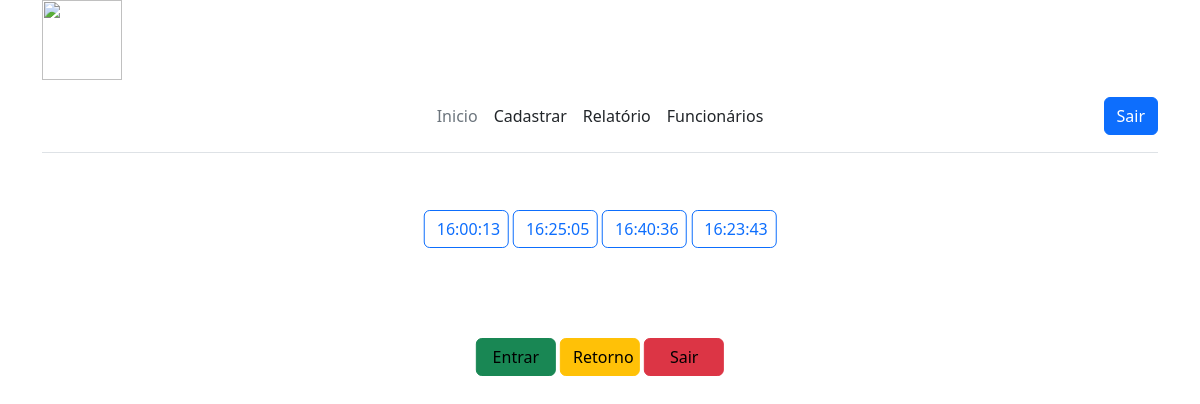
Page /painel.php (signed in) on the committed database.
### tables this page shows
CREATE TABLE `funcionario_ponto` (
  `fup_codigo` int(11) NOT NULL,
  `fup_fk_fun_codigo` int(11) NOT NULL,
  `fup_data_entrada` time DEFAULT NULL,
  `fup_data_saida` time DEFAULT NULL,
  `fup_data` date DEFAULT NULL,
  `fup_hora_pausa` time DEFAULT NULL,
  `fup_hora_retorno` time DEFAULT NULL
);

### painel.php (the view, shortened to what this page needs)
<?php
  include('conexao.php');
  $fup_fk_fun_codigo = $_SESSION['fun_codigo'];
  $data_hoje = date("Y/m/d");
  $sql_code = "SELECT * FROM funcionario_ponto WHERE fup_fk_fun_codigo = '$fup_fk_fun_codigo' AND fup_data = '$data_hoje' ";
  $sql_query = $mysqli->query($sql_code) or die("Falha na execução do código SQL: " . $mysqli->error);
  $ponto_func = $sql_query->fetch_assoc();
  (isset($ponto_func['fup_data_entrada'])) ? $entrada = $ponto_func['fup_data_entrada'] : $entrada = 'Entrada';
  (isset($ponto_func['fup_hora_pausa'])) ? $pausa = $ponto_func['fup_hora_pausa'] : $pausa = 'Pausa';
  (isset($ponto_func['fup_hora_pausa'])) ? $almoco = 'Retorno' : $almoco = 'Pausa';
  (isset($ponto_func['fup_hora_retorno'])) ? $retorno = $ponto_func['fup_hora_retorno'] : $retorno = 'Retorno';
  (isset($ponto_func['fup_data_saida'])) ? $saida = $ponto_func['fup_data_saida'] : $saida = 'Saida';
?>
<!doctype html>
<html lang="en">
  <head>
    <link href="https://cdn.jsdelivr.net/npm/bootstrap@5.0.2/dist/css/bootstrap.min.css" rel="stylesheet">
<link href="../assets/dist/css/bootstrap.min.css" rel="stylesheet">
    <link href="headers.css" rel="stylesheet">
  </head>
  <body>
<main>
  <div class="container">
    <img ID="imagem" src="assets/img/aquicob.png" width="80" height="80">
      <header class="d-flex flex-wrap align-items-center justify-content-center justify-content-md-between py-3 mb-4 border-bottom">
        <a href="/" class="d-flex align-items-center col-md-3 mb-2 mb-md-0 text-dark text-decoration-none">
          <svg class="bi me-2" width="40" height="32" role="img" aria-label="Bootstrap"><use xlink:href="#bootstrap"/></svg>
        </a>
        <ul class="nav col-12 col-md-auto mb-2 justify-content-center mb-md-0">
          <li><a href="painel.php" class="nav-link px-2 link-secondary">Inicio</a></li>
          <li><a href="cadastro.php" class="nav-link px-2 link-dark">Cadastrar</a></li>
          <li><a href="#" class="nav-link px-2 link-dark">Relatório</a></li>
          <li><a href="funcionarios.php" class="nav-link px-2 link-dark">Funcionários</a></li>
        </ul>
        <div class="col-md-3 text-end">
          <a href="index.php">
            <button type="button" class="btn btn-primary">Sair</button>
          </a>
        </div>
      </header>
  </div>
  <div class="cont" style="height:80px">
    <div class="center">
      <br>
      <label class="btn btn-outline-primary" for="btn-check-outlined" style="pointer-events: none"><?php echo $entrada; ?> </label>
      <label class="btn btn-outline-primary" for="btn-check-outlined" style="pointer-events: none"><?php echo $pausa; ?> </label>
      <label class="btn btn-outline-primary" for="btn-check-outlined" style="pointer-events: none"><?php echo $retorno; ?> </label>
      <label class="btn btn-outline-primary" for="btn-check-outlined" style="pointer-events: none"><?php echo $saida; ?> </label>
    </div>
  </div>
  <form action="" method="POST">
    <div class="cont">
      <div class="center">
          <button type="submit" class="btn btn-success" style="width:80px; color:black;" name="entrar">Entrar</button>
          <button type="submit" class="btn btn-warning" style="width:80px" name="almoco"> <?php echo $almoco;?> </button>
          <button type="submit" class="btn btn-danger" style="width:80px; color:black;" name="sair">Sair</button>
        </div>
      </div>
    </form>
</main>
  </body>
</html>

### headers.css (style rules this page uses)
.bi { vertical-align: -.125em; fill: currentColor; }

### painel.php (style rules this page uses)
.cont { height: 200px; position: relative; }
.center { margin: 0; position: absolute; top: 50%; left: 50%; -ms-transform: translate(-50%, -50%); transform: translate(-50%, -50%); }
.btn-outline-primary { width: 85px; height: 38px; }

### rows in the picture
funcionario_ponto: fup_data_entrada "16:00:13", fup_hora_pausa "16:25:05", fup_hora_retorno "16:40:36", fup_data_saida "16:23:43"

### other values in the picture
$almoco "Retorno"
